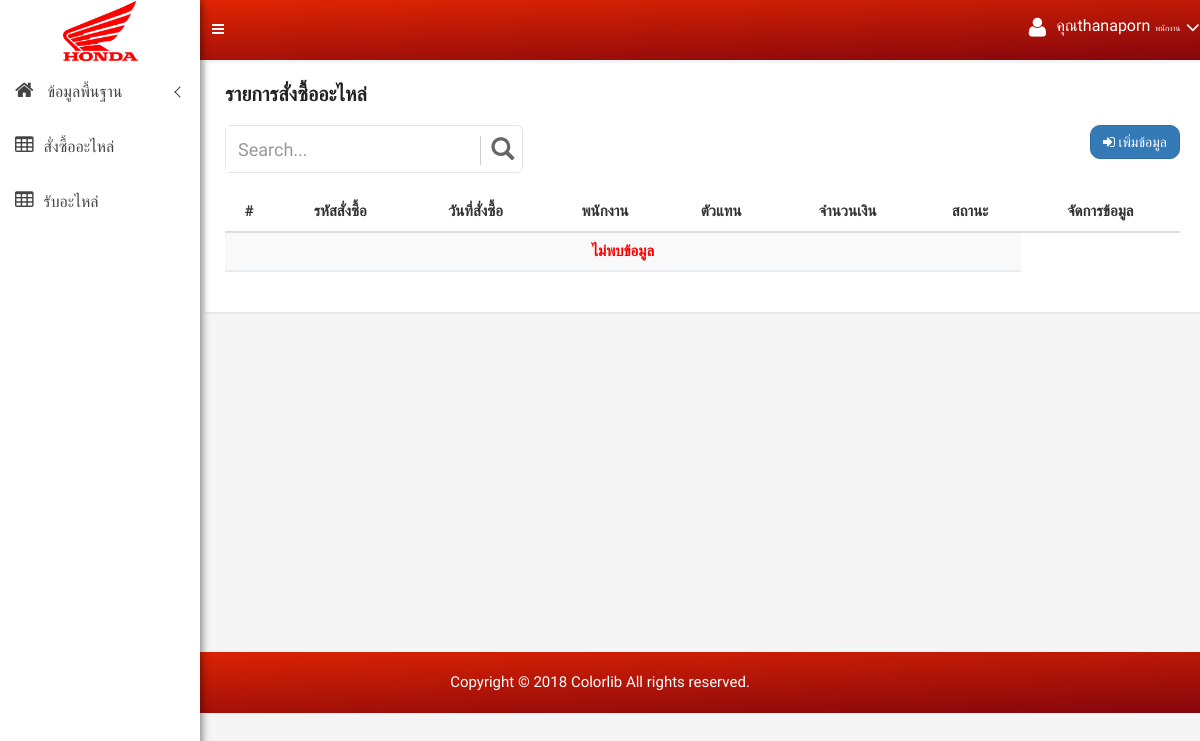
Page /purchase_show.php (signed in) on the earlier database version.
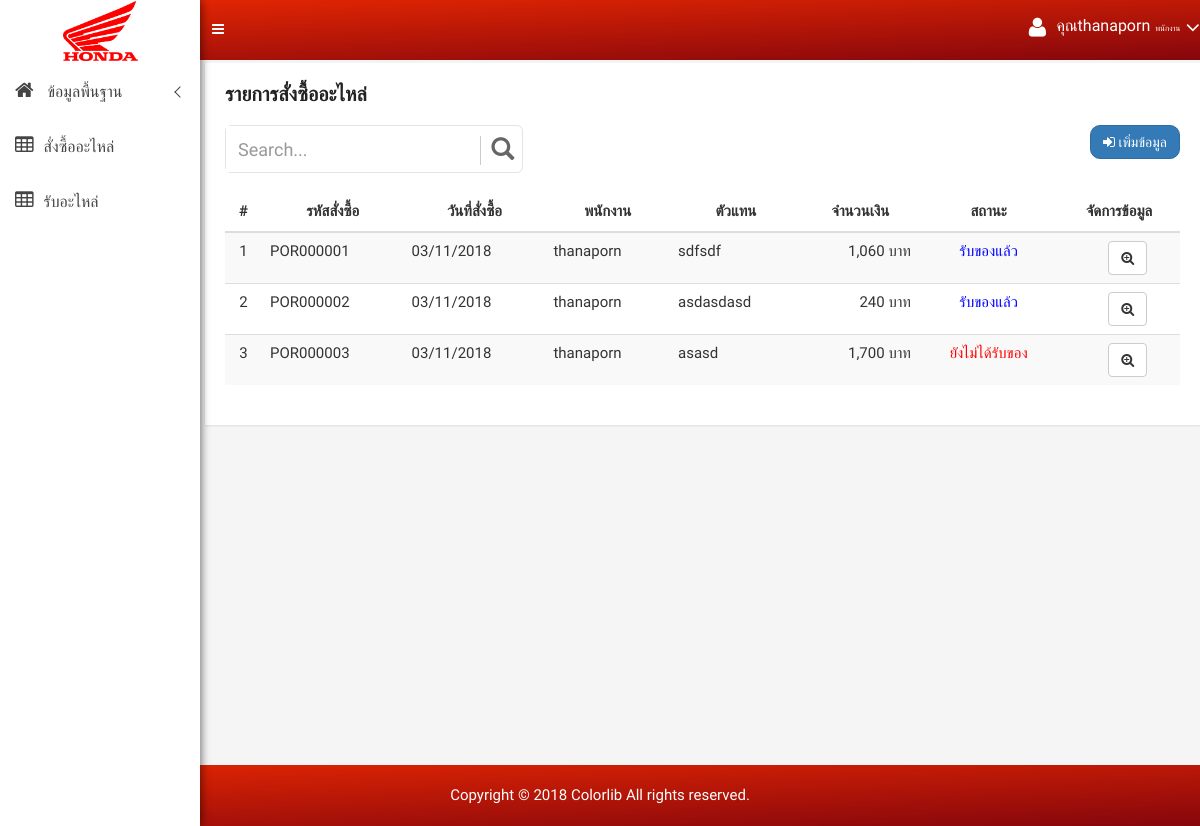
Same page on the later database version.
### tables this page shows
CREATE TABLE `purchase_order` (
  `po_id` varchar(30) NOT NULL,
  `po_date` date DEFAULT NULL,
  `po_agent` varchar(255) DEFAULT NULL,
  `po_address` text,
  `po_tel` varchar(30) DEFAULT NULL,
  `po_total` varchar(30) DEFAULT NULL,
  `emp_id` varchar(30) DEFAULT NULL,
  `po_status` int(1) DEFAULT NULL,
  PRIMARY KEY (`po_id`)
);

CREATE TABLE `employee` (
  `emp_id` varchar(30) NOT NULL,
  `emp_user` varchar(255) DEFAULT NULL,
  `emp_pass` varchar(255) DEFAULT NULL,
  `emp_name` varchar(50) DEFAULT NULL,
  `emp_add` text,
  `emp_tel` varchar(30) DEFAULT NULL,
  `emp_position` varchar(30) DEFAULT NULL,
  PRIMARY KEY (`emp_id`)
);

### config.php (called while the page is built, shortened)
<?php
function FormatDay($mydate){
    $originalDate = $mydate;
    $newDate = date("d/m/Y", strtotime($originalDate));
    return $newDate;
}
?>

### purchase_show.php (the view, shortened to what this page needs)
<?php include "sitebar.php"; ?>
<?php include "header.php"; ?>
<div class="container-fluid">
    <div class="product-status-wrap">
        <h4>รายการสั่งซื้ออะไหล่</h4>
        <div class="row">
            <div class="col-md-4">
                <div id="custom-search-input" >
                    <form method="GET"  name="frmSearch">
                        <div class="input-group col-md-12">
                            <input type="text" class="form-control input-lg" name="search" value="<?=$_GET['search']?>" placeholder="Search..." />
                            <span class="input-group-btn">
                            <button class="btn btn-info btn-lg" type="submit">
                                <i class="glyphicon glyphicon-search"></i>
                            </button>
                        </span>
                        </div>
                    </form>
                </div>
            </div>
            <div class="col-md-8">
                <div class="pull-right">
                    <a data-toggle="tooltip" href="purchase_form.php" class="btn btn-primary btn-custon-rounded-two" data-original-title="เพิ่มข้อมูล">
                        <i class="fa fa-sign-in "></i> เพิ่มข้อมูล
                    </a>
                </div>
            </div>
        </div><div class="clearfix"></div><br>
        <div class="row">
            <div class="col-md-12">
                <table class="table table-striped table-hover">
                    <thead>
                    <tr>
                        <th class="text-center">#</th>
                        <th class="text-center">รหัสสั่งซื้อ</th>
                        <th class="text-center">วันที่สั่งซื้อ</th>
                        <th class="text-center">พนักงาน</th>
                        <th class="text-center">ตัวแทน</th>
                        <th class="text-center">จำนวนเงิน</th>
                        <th class="text-center">สถานะ</th>
                        <th class="text-center">จัดการข้อมูล</th>
                    </tr>
                    </thead>
                    <tbody>
                    <?php
                    $n = 0;
                    if (isset($_GET['search'])) {
                        $sql = "select * from purchase_order where po_id like '%" . $_GET['po_id'] . "%'  order by po_id asc";
                    } else {
                        $sql = "select * from purchase_order order by po_id asc";
                    }
                    $query = mysqli_query($connect, $sql);
                    if (mysqli_num_rows($query) > 0 ) {
                        while ($array = mysqli_fetch_array($query)) {
                            $n++;
                            $sql2= "select * from employee where emp_id='" . $array['emp_id'] . "'";
                            $query2 = mysqli_query($connect, $sql2);
                            $array2 = mysqli_fetch_array($query2);
                            if($array['po_status']=='1'){
                                $status='รับของแล้ว';
                                $color='blue';
                            }else{
                                $status='ยังไม่ได้รับของ';
                                $color='red';
                            }
                            ?>
                            <tr>
                                <td class="text-center" scope="row"><?= $n; ?></td>
                                <td ><?= $array['po_id'] ?></td>
                                <td><?= FormatDay($array['po_date']) ?></td>
                                <td><?= $array2['emp_name'] ?></td>
                                <td><?= $array['po_agent'] ?></td>
                                <td class="text-right"><?= number_format($array['po_total']) ?> บาท</td>
                                <td class="text-center" style="color:<?=$color ?>"><?=$status ?></td>
                                <td style="padding-left: 25px" class="text-center">
                                    <a data-toggle="tooltip" href="purchase_view.php?id=<?= $array['po_id'] ?>" class="btn btn-default" data-original-title="View"><i class="fa fa fa-search-plus" aria-hidden="true"></i></a>
                                </td>
                            </tr>
                            <?php
                        }
                    } else {
                        ?>
                        <tr>
                            <th style="text-align: center;color: red;" colspan="7"> ไม่พบข้อมูล</th>
                        </tr>
                        <?php
                    }
                    ?>
                    </tbody>
                </table>
            </div>
        </div>
    </div>
</div>
<br><br><br><br><br><br><br><br><br><br><br><br><br><br><br><br><br>
<?php include "footer.php"; ?>

Differences in the rows shown:
added purchase_order: po_id "POR000001", po_date "03/11/2018", emp.emp_name "thanaporn", po_agent "sdfsdf", po_total "1,060", po_status "รับของแล้ว"
added purchase_order: po_id "POR000002", po_date "03/11/2018", emp.emp_name "thanaporn", po_agent "asdasdasd", po_total "240", po_status "รับของแล้ว"
added purchase_order: po_id "POR000003", po_date "03/11/2018", emp.emp_name "thanaporn", po_agent "asasd", po_total "1,700", po_status "ยังไม่ได้รับของ"
Other differences:
text no longer shown: "ไม่พบข้อมูล"
